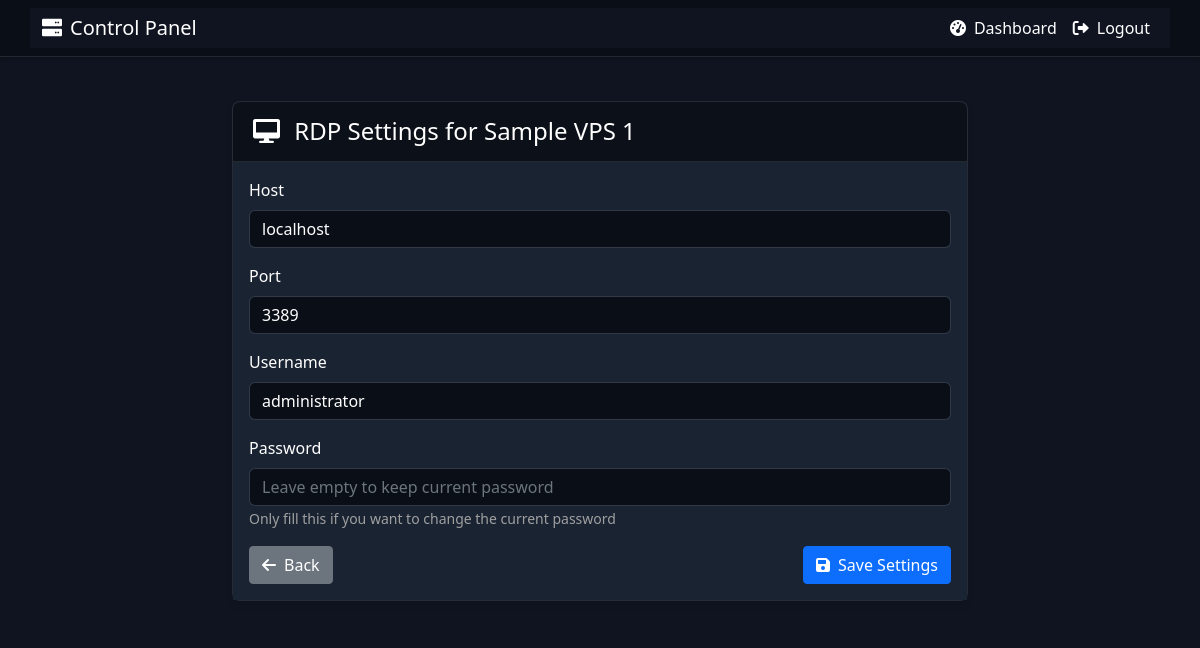
The app's page /rdp_settings/1 (signed in) with its own data.
### app.py (models this page shows)
class VPS(db.Model):
    id = db.Column(db.Integer, primary_key=True)
    name = db.Column(db.String(80), nullable=False)
    vmx_path = db.Column(db.String(200), nullable=False)
    user_id = db.Column(db.Integer, db.ForeignKey('user.id'))
    status = db.Column(db.String(20), default='stopped')
    rdp_host = db.Column(db.String(100))
    rdp_port = db.Column(db.Integer, default=3389)
    rdp_username = db.Column(db.String(100))
    rdp_password = db.Column(db.String(100))

### app.py (the view, shortened to what this page needs)
@app.route('/rdp_settings/<int:vps_id>', methods=['GET', 'POST'])
@login_required
def rdp_settings(vps_id):
    vps = VPS.query.get_or_404(vps_id)
    if not current_user.is_admin and vps.user_id != current_user.id:
        flash('Unauthorized access', 'error')
        return redirect(url_for('dashboard'))
    return render_template('rdp_settings.html', vps=vps)

### app.py (called while the page is built)
@login_manager.user_loader
def load_user(user_id):
    return User.query.get(int(user_id))

### templates/rdp_settings.html
{% extends "base.html" %}
{% block content %}
<div class="container">
    <div class="row justify-content-center">
        <div class="col-md-8">
            <div class="card">
                <div class="card-header">
                    <h4 class="mb-0">
                        <i class="fas fa-desktop me-2"></i>
                        RDP Settings for {{ vps.name }}
                    </h4>
                </div>
                <div class="card-body">
                    <form method="POST">
                        <div class="mb-3">
                            <label for="rdp_host" class="form-label">Host</label>
                            <input type="text" class="form-control" id="rdp_host" name="rdp_host" value="{{ vps.rdp_host or '' }}" required>
                        </div>
                        <div class="mb-3">
                            <label for="rdp_port" class="form-label">Port</label>
                            <input type="number" class="form-control" id="rdp_port" name="rdp_port" value="{{ vps.rdp_port or 3389 }}" required>
                        </div>
                        <div class="mb-3">
                            <label for="rdp_username" class="form-label">Username</label>
                            <input type="text" class="form-control" id="rdp_username" name="rdp_username" value="{{ vps.rdp_username or '' }}" required>
                        </div>
                        <div class="mb-3">
                            <label for="rdp_password" class="form-label">Password</label>
                            <input type="password" class="form-control" id="rdp_password" name="rdp_password" placeholder="Leave empty to keep current password">
                            <small class="text-muted">Only fill this if you want to change the current password</small>
                        </div>
                        <div class="d-flex justify-content-between align-items-center">
                            <a href="{{ url_for('dashboard') }}" class="btn btn-secondary">
                                <i class="fas fa-arrow-left me-2"></i>Back
                            </a>
                            <button type="submit" class="btn btn-primary">
                                <i class="fas fa-save me-2"></i>Save Settings
                            </button>
                        </div>
                    </form>
                </div>
            </div>
        </div>
    </div>
</div>
{% endblock %}

### static/css/style.css (style rules this page uses)
:root { --dark-bg: #0f1420; --darker-bg: #0a0e17; --card-bg: #1a2332; --accent: #3498db; --text-primary: #ffffff; --text-secondary: #a0a0a0; --hover-bg: #2a3442; }
body { background-color: var(--dark-bg) !important; color: var(--text-primary); font-family: 'Segoe UI', system-ui, -apple-system, sans-serif; min-height: 100vh; }
.form-control { background-color: var(--darker-bg); border: 1px solid rgba(255, 255, 255, 0.1); color: var(--text-primary); border-radius: 6px; }
html, body, .container, .row, .col, .card { background-color: var(--dark-bg) !important; }
.btn, .nav-link, .form-control { color: var(--text-primary) !important; }
.card { background-color: var(--card-bg); border: 1px solid rgba(255, 255, 255, 0.1); border-radius: 8px; box-shadow: 0 4px 6px rgba(0, 0, 0, 0.1); margin-bottom: 20px; }
.card-header { background-color: rgba(0, 0, 0, 0.2); border-bottom: 1px solid rgba(255, 255, 255, 0.1); border-radius: 8px 8px 0 0 !important; color: var(--text-primary); padding: 15px 20px; }
.card-body { background-color: var(--card-bg); }
.text-muted { color: var(--text-secondary) !important; }
small { color: var(--text-secondary); }

### records on screen
VPS: name "Sample VPS 1", rdp_host "localhost", rdp_port "3389", rdp_username "administrator"
